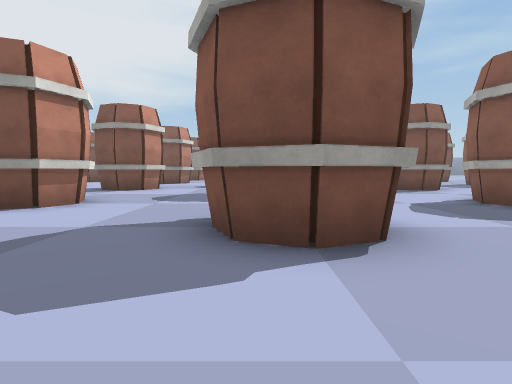
View 1 (above)

24 first-person views from a walk through a scene from a Unity 3-D project. The camera is 1.3 m above the floor, tilts 4° down and sees 80° across. The floor is counted in squares, 2 m on a side. Each view is taken from the middle of a square. On the plan, view 1 faces up. The plan holds only what a view shows up to about 10 squares ahead; the rest is blank. The place goes on beyond the plan. Some animated figures are left out. Some surface patterns are stand-ins.

View 2
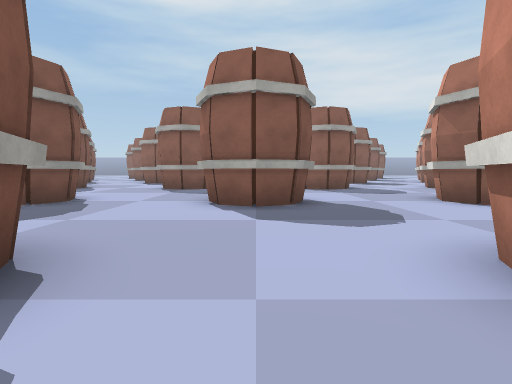

View 3
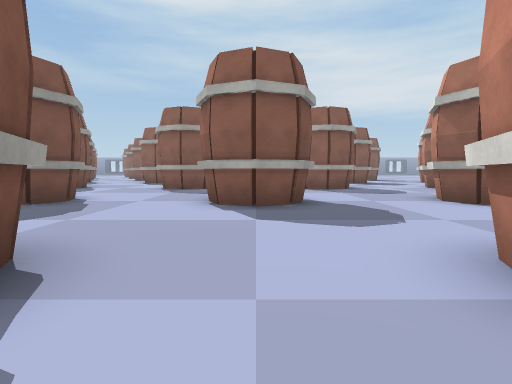

View 4
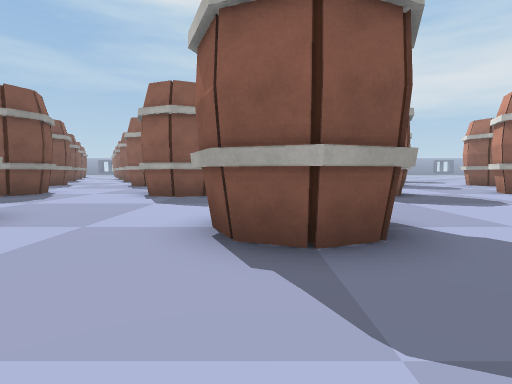

View 5
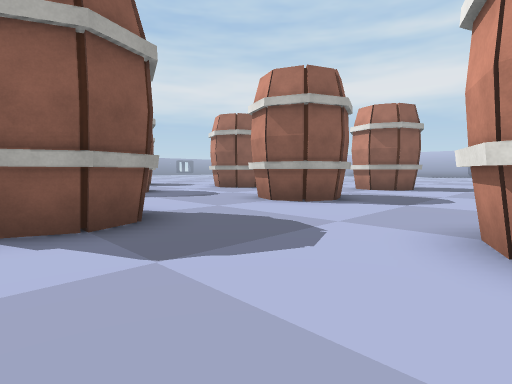

View 6
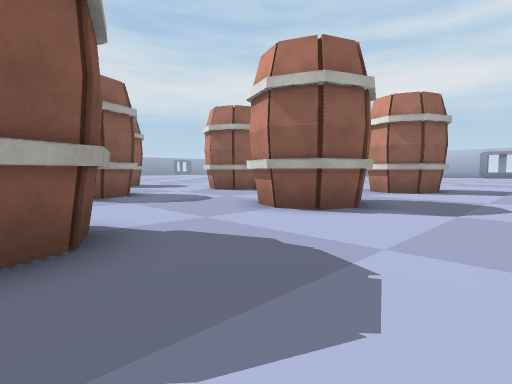

View 7
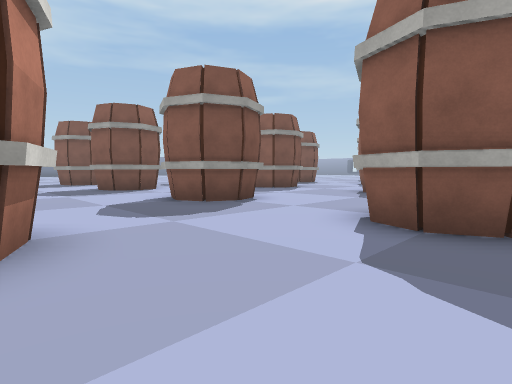

View 8
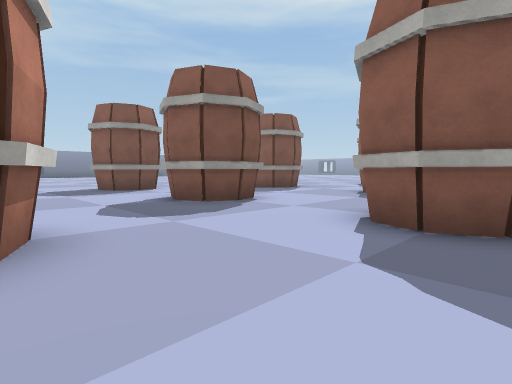

View 9
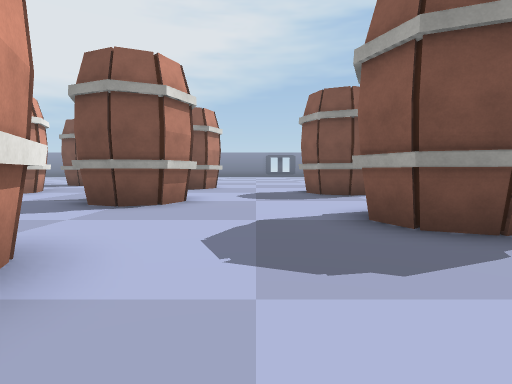

View 10
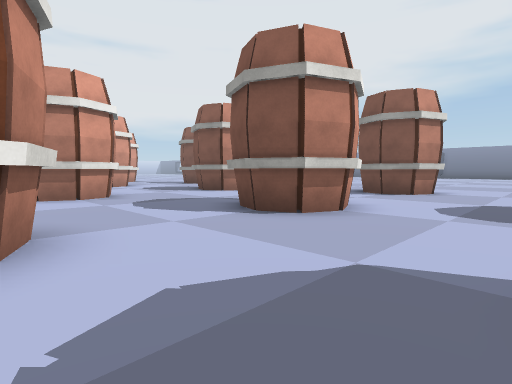

View 11
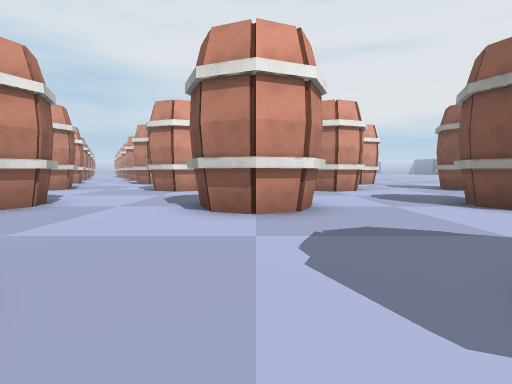

View 12
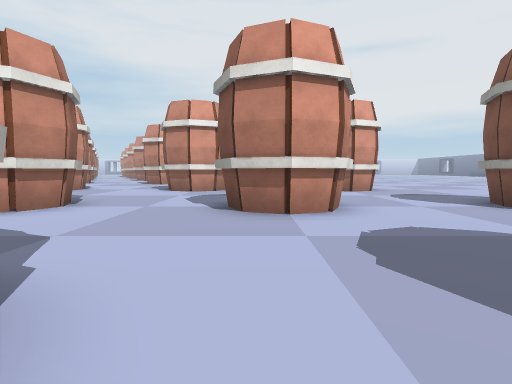

View 13
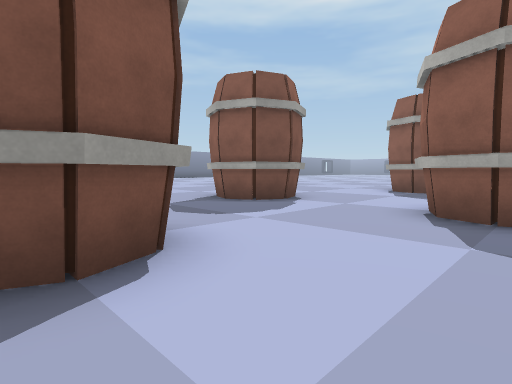

View 14
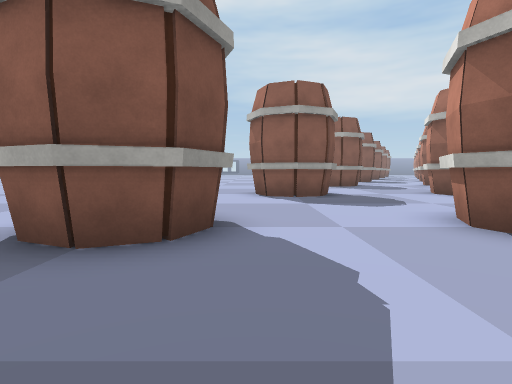

View 15
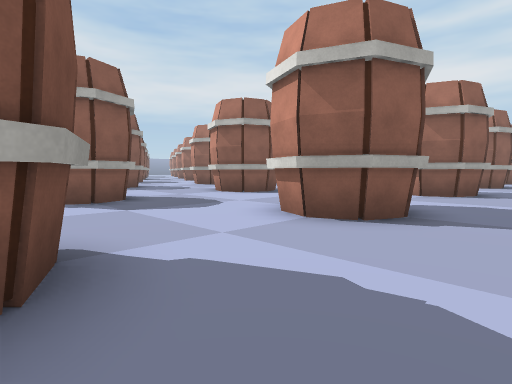

View 16
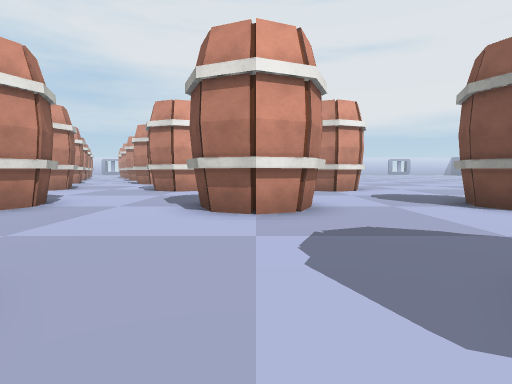

View 17
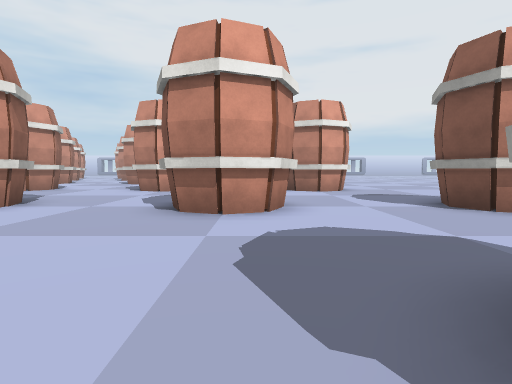

View 18
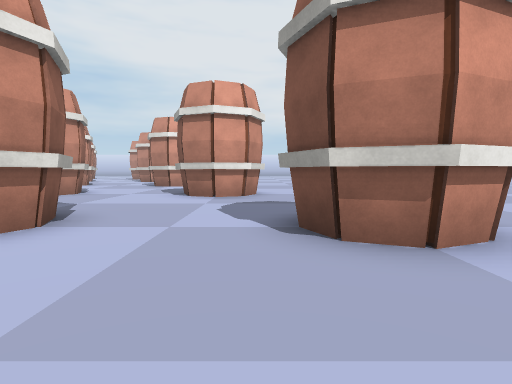

View 19
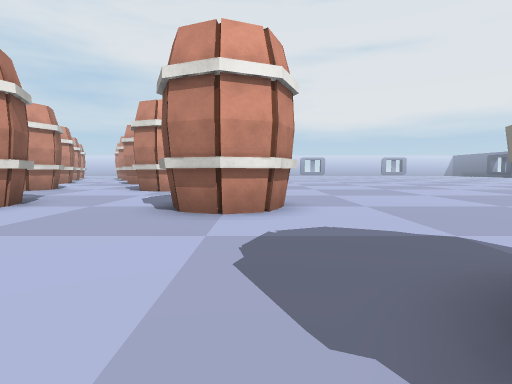

View 20
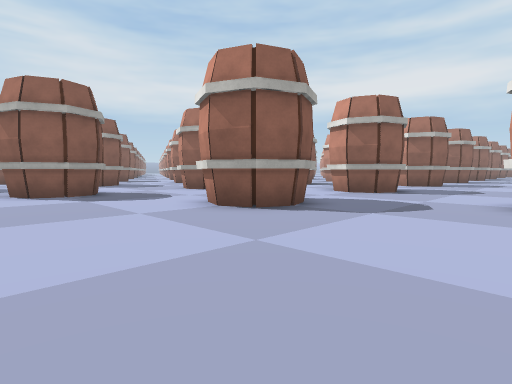

View 21
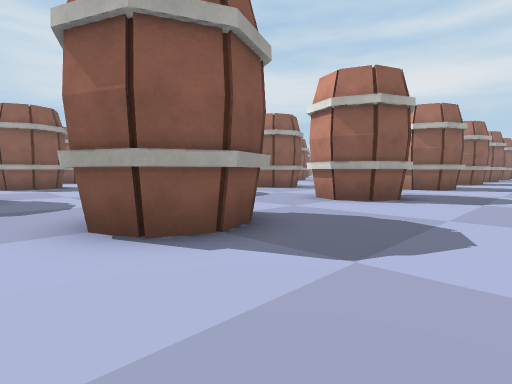

View 22
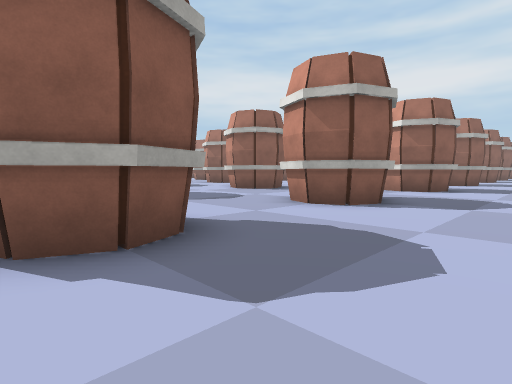

View 23
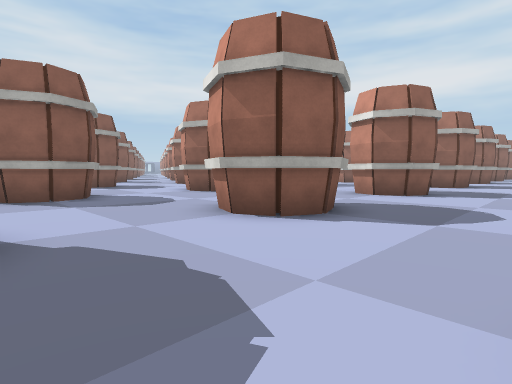

View 24
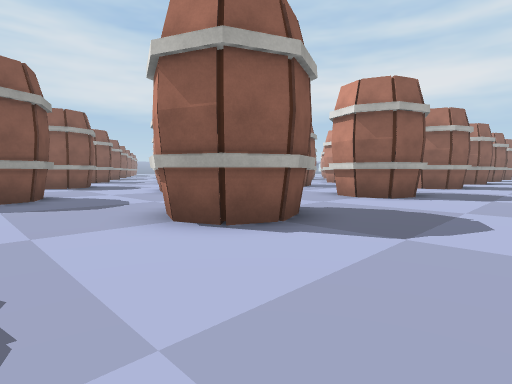

### Floor plan
Key: @ floor where view 1 was taken; # wall or solid block; . floor; O other object.
Columns run from 25 left of view 1 to 10 right of it. Each row starts with its distance up from view 1.
 23  ..............OO      ..OO......
 22  .........#O........#O........#O.
 21  .........##........##........##
 20  .........O#........O#........O#
 19  ....OO........OO........OO......
 18 .....OO........OO........OO......
 17 #O........#O........#O........#O..
 16 ##........##........##........##...
 15 O#........O#........O#........O#....
 14 .....OO........OO........OO........O
 13 .....OO........OO........OO....... O
 12 #O........#O........#O........#O..
 11 ##........# ........   .......##...
 10 O#........O  .....  O#........O#....
  9  ....OO......  OO   .....OO........O
  8  ... OO........OO    ....OO....... O
  7  O.    ...#O.......  O........#O
  6        ...# .......  #........##...
  5        ...O   ....  O#........O#...
  4        .....   OO    ....OO........
  3         ....   OO     ...OO........
  2         ..#O           .......#O.
  1         ..#             ......##...
  0         ..O              @....O#...
 -1         ...              OO........
 -2         ...              OO........
 -3         ..               .....#O...
 -4                         ......##...
 -5                        .......O#.
 -6                       ...OO........
 -7                        ..OO........
 -8                         ......#O...
 -9                          .....##...
-10                           ....O#.
-11                          OO........O
-12                          OO........O
-13                            ...#O....
-14                            ...# ....
-15                            ...O  ...
-16                            ....   .O
-17                             ....   O
-18                             ..#O
-19                             ..#
-20                             ..O
-21                             ..

Where each view was taken, in squares from view 1:
view 1: 0 up, 0 right, facing up
view 2: 1 up, 1 left, facing right
view 3: 4 down, 1 left, facing right
view 4: 6 down, 3 left, facing right
view 5: 8 down, 1 right, facing down-right
view 6: 9 down, 2 right, facing down-right
view 7: 5 up, 1 right, facing up-right
view 8: 10 up, 1 right, facing up-right
view 9: 12 up, 3 right, facing up
view 10: 14 up, 4 right, facing up-left
view 11: 16 up, 1 right, facing left
view 12: 18 up, 4 left, facing left
view 13: 18 up, 5 left, facing up-right
view 14: 22 up, 3 left, facing right
view 15: 13 up, 2 left, facing down-right
view 16: 16 up, 9 left, facing left
view 17: 14 up, 14 left, facing left
view 18: 17 up, 16 left, facing left
view 19: 19 up, 14 left, facing left
view 20: 23 up, 24 left, facing down-right
view 21: 23 up, 18 left, facing down-right
view 22: 17 up, 18 left, facing down-right
view 23: 15 up, 18 left, facing down-right
view 24: 9 up, 18 left, facing down-right
